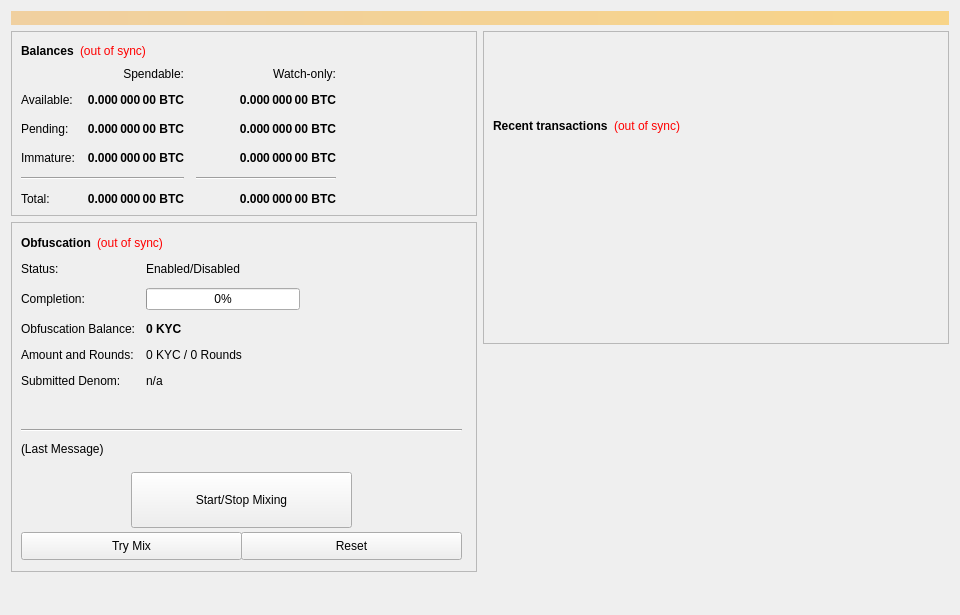
<?xml version="1.0" encoding="UTF-8"?>
<ui version="4.0">
 <class>OverviewPage</class>
 <widget class="QWidget" name="OverviewPage">
  <property name="geometry">
   <rect>
    <x>0</x>
    <y>0</y>
    <width>960</width>
    <height>615</height>
   </rect>
  </property>
  <property name="minimumSize">
   <size>
    <width>960</width>
    <height>0</height>
   </size>
  </property>
  <property name="windowTitle">
   <string>Form</string>
  </property>
  <layout class="QVBoxLayout" name="topLayout">
   <item>
    <widget class="QLabel" name="labelAlerts">
     <property name="visible">
      <bool>false</bool>
     </property>
     <property name="styleSheet">
      <string notr="true">background-color: qlineargradient(x1: 0, y1: 0, x2: 1, y2: 0, stop:0 #F0D0A0, stop:1 #F8D488); color:#000000;</string>
     </property>
     <property name="wordWrap">
      <bool>true</bool>
     </property>
     <property name="margin">
      <number>3</number>
     </property>
    </widget>
   </item>
   <item>
    <layout class="QHBoxLayout" name="horizontalLayout" stretch="1,1">
     <item>
      <layout class="QVBoxLayout" name="verticalLayout_2">
       <item>
        <widget class="QFrame" name="frame">
         <property name="frameShape">
          <enum>QFrame::StyledPanel</enum>
         </property>
         <property name="frameShadow">
          <enum>QFrame::Raised</enum>
         </property>
         <layout class="QVBoxLayout" name="verticalLayout_4">
          <item>
           <layout class="QHBoxLayout" name="horizontalLayout_4">
            <item>
             <widget class="QLabel" name="label_5">
              <property name="font">
               <font>
                <weight>75</weight>
                <bold>true</bold>
               </font>
              </property>
              <property name="text">
               <string>Balances</string>
              </property>
             </widget>
            </item>
            <item>
             <widget class="QLabel" name="labelWalletStatus">
              <property name="cursor">
               <cursorShape>WhatsThisCursor</cursorShape>
              </property>
              <property name="toolTip">
               <string>The displayed information may be out of date. Your wallet automatically synchronizes with the krypttocoin network after a connection is established, but this process has not completed yet.</string>
              </property>
              <property name="styleSheet">
               <string notr="true">QLabel { color: red; }</string>
              </property>
              <property name="text">
               <string notr="true">(out of sync)</string>
              </property>
              <property name="alignment">
               <set>Qt::AlignLeading|Qt::AlignLeft|Qt::AlignVCenter</set>
              </property>
             </widget>
            </item>
            <item>
             <spacer name="horizontalSpacer_3">
              <property name="orientation">
               <enum>Qt::Horizontal</enum>
              </property>
              <property name="sizeHint" stdset="0">
               <size>
                <width>40</width>
                <height>20</height>
               </size>
              </property>
             </spacer>
            </item>
           </layout>
          </item>
          <item>
           <layout class="QGridLayout" name="gridLayout">
            <property name="spacing">
             <number>12</number>
            </property>
            <item row="2" column="2">
             <widget class="QLabel" name="labelWatchPending">
              <property name="font">
               <font>
                <weight>75</weight>
                <bold>true</bold>
               </font>
              </property>
              <property name="cursor">
               <cursorShape>IBeamCursor</cursorShape>
              </property>
              <property name="toolTip">
               <string>Unconfirmed transactions to watch-only addresses</string>
              </property>
              <property name="text">
               <string notr="true">0.000 000 00 BTC</string>
              </property>
              <property name="alignment">
               <set>Qt::AlignRight|Qt::AlignTrailing|Qt::AlignVCenter</set>
              </property>
              <property name="textInteractionFlags">
               <set>Qt::LinksAccessibleByMouse|Qt::TextSelectableByKeyboard|Qt::TextSelectableByMouse</set>
              </property>
             </widget>
            </item>
            <item row="2" column="1">
             <widget class="QLabel" name="labelUnconfirmed">
              <property name="font">
               <font>
                <weight>75</weight>
                <bold>true</bold>
               </font>
              </property>
              <property name="cursor">
               <cursorShape>IBeamCursor</cursorShape>
              </property>
              <property name="toolTip">
               <string>Total of transactions that have yet to be confirmed, and do not yet count toward the spendable balance</string>
              </property>
              <property name="text">
               <string notr="true">0.000 000 00 BTC</string>
              </property>
              <property name="alignment">
               <set>Qt::AlignRight|Qt::AlignTrailing|Qt::AlignVCenter</set>
              </property>
              <property name="textInteractionFlags">
               <set>Qt::LinksAccessibleByMouse|Qt::TextSelectableByKeyboard|Qt::TextSelectableByMouse</set>
              </property>
             </widget>
            </item>
            <item row="3" column="2">
             <widget class="QLabel" name="labelWatchImmature">
              <property name="font">
               <font>
                <weight>75</weight>
                <bold>true</bold>
               </font>
              </property>
              <property name="cursor">
               <cursorShape>IBeamCursor</cursorShape>
              </property>
              <property name="toolTip">
               <string>Staked or masternode rewards in watch-only addresses that has not yet matured</string>
              </property>
              <property name="text">
               <string notr="true">0.000 000 00 BTC</string>
              </property>
              <property name="alignment">
               <set>Qt::AlignRight|Qt::AlignTrailing|Qt::AlignVCenter</set>
              </property>
              <property name="textInteractionFlags">
               <set>Qt::LinksAccessibleByMouse|Qt::TextSelectableByKeyboard|Qt::TextSelectableByMouse</set>
              </property>
             </widget>
            </item>
            <item row="4" column="0" colspan="2">
             <widget class="Line" name="lineSpendableBalance">
              <property name="orientation">
               <enum>Qt::Horizontal</enum>
              </property>
             </widget>
            </item>
            <item row="4" column="2">
             <widget class="Line" name="lineWatchBalance">
              <property name="sizePolicy">
               <sizepolicy hsizetype="Preferred" vsizetype="Fixed">
                <horstretch>0</horstretch>
                <verstretch>0</verstretch>
               </sizepolicy>
              </property>
              <property name="minimumSize">
               <size>
                <width>140</width>
                <height>0</height>
               </size>
              </property>
              <property name="orientation">
               <enum>Qt::Horizontal</enum>
              </property>
             </widget>
            </item>
            <item row="5" column="0">
             <widget class="QLabel" name="labelTotalText">
              <property name="text">
               <string>Total:</string>
              </property>
             </widget>
            </item>
            <item row="3" column="1">
             <widget class="QLabel" name="labelImmature">
              <property name="font">
               <font>
                <weight>75</weight>
                <bold>true</bold>
               </font>
              </property>
              <property name="cursor">
               <cursorShape>IBeamCursor</cursorShape>
              </property>
              <property name="toolTip">
               <string>Staked or masternode rewards that has not yet matured</string>
              </property>
              <property name="text">
               <string notr="true">0.000 000 00 BTC</string>
              </property>
              <property name="alignment">
               <set>Qt::AlignRight|Qt::AlignTrailing|Qt::AlignVCenter</set>
              </property>
              <property name="textInteractionFlags">
               <set>Qt::LinksAccessibleByMouse|Qt::TextSelectableByKeyboard|Qt::TextSelectableByMouse</set>
              </property>
             </widget>
            </item>
            <item row="2" column="3">
             <spacer name="horizontalSpacer_2">
              <property name="orientation">
               <enum>Qt::Horizontal</enum>
              </property>
              <property name="sizeHint" stdset="0">
               <size>
                <width>40</width>
                <height>20</height>
               </size>
              </property>
             </spacer>
            </item>
            <item row="3" column="0">
             <widget class="QLabel" name="labelImmatureText">
              <property name="text">
               <string>Immature:</string>
              </property>
             </widget>
            </item>
            <item row="5" column="1">
             <widget class="QLabel" name="labelTotal">
              <property name="font">
               <font>
                <weight>75</weight>
                <bold>true</bold>
               </font>
              </property>
              <property name="cursor">
               <cursorShape>IBeamCursor</cursorShape>
              </property>
              <property name="toolTip">
               <string>Your current total balance</string>
              </property>
              <property name="text">
               <string notr="true">0.000 000 00 BTC</string>
              </property>
              <property name="alignment">
               <set>Qt::AlignRight|Qt::AlignTrailing|Qt::AlignVCenter</set>
              </property>
              <property name="textInteractionFlags">
               <set>Qt::LinksAccessibleByMouse|Qt::TextSelectableByKeyboard|Qt::TextSelectableByMouse</set>
              </property>
             </widget>
            </item>
            <item row="5" column="2">
             <widget class="QLabel" name="labelWatchTotal">
              <property name="font">
               <font>
                <weight>75</weight>
                <bold>true</bold>
               </font>
              </property>
              <property name="cursor">
               <cursorShape>IBeamCursor</cursorShape>
              </property>
              <property name="toolTip">
               <string>Current total balance in watch-only addresses</string>
              </property>
              <property name="text">
               <string notr="true">0.000 000 00 BTC</string>
              </property>
              <property name="alignment">
               <set>Qt::AlignRight|Qt::AlignTrailing|Qt::AlignVCenter</set>
              </property>
              <property name="textInteractionFlags">
               <set>Qt::LinksAccessibleByMouse|Qt::TextSelectableByKeyboard|Qt::TextSelectableByMouse</set>
              </property>
             </widget>
            </item>
            <item row="0" column="2">
             <widget class="QLabel" name="labelWatchonly">
              <property name="text">
               <string>Watch-only:</string>
              </property>
              <property name="alignment">
               <set>Qt::AlignRight|Qt::AlignTrailing|Qt::AlignVCenter</set>
              </property>
             </widget>
            </item>
            <item row="1" column="0">
             <widget class="QLabel" name="labelBalanceText">
              <property name="text">
               <string>Available:</string>
              </property>
             </widget>
            </item>
            <item row="1" column="1">
             <widget class="QLabel" name="labelBalance">
              <property name="font">
               <font>
                <weight>75</weight>
                <bold>true</bold>
               </font>
              </property>
              <property name="cursor">
               <cursorShape>IBeamCursor</cursorShape>
              </property>
              <property name="toolTip">
               <string>Your current spendable balance</string>
              </property>
              <property name="text">
               <string notr="true">0.000 000 00 BTC</string>
              </property>
              <property name="alignment">
               <set>Qt::AlignRight|Qt::AlignTrailing|Qt::AlignVCenter</set>
              </property>
              <property name="textInteractionFlags">
               <set>Qt::LinksAccessibleByMouse|Qt::TextSelectableByKeyboard|Qt::TextSelectableByMouse</set>
              </property>
             </widget>
            </item>
            <item row="1" column="2">
             <widget class="QLabel" name="labelWatchAvailable">
              <property name="font">
               <font>
                <weight>75</weight>
                <bold>true</bold>
               </font>
              </property>
              <property name="cursor">
               <cursorShape>IBeamCursor</cursorShape>
              </property>
              <property name="toolTip">
               <string>Your current balance in watch-only addresses</string>
              </property>
              <property name="text">
               <string notr="true">0.000 000 00 BTC</string>
              </property>
              <property name="alignment">
               <set>Qt::AlignRight|Qt::AlignTrailing|Qt::AlignVCenter</set>
              </property>
              <property name="textInteractionFlags">
               <set>Qt::LinksAccessibleByMouse|Qt::TextSelectableByKeyboard|Qt::TextSelectableByMouse</set>
              </property>
             </widget>
            </item>
            <item row="2" column="0">
             <widget class="QLabel" name="labelPendingText">
              <property name="text">
               <string>Pending:</string>
              </property>
             </widget>
            </item>
            <item row="0" column="1">
             <widget class="QLabel" name="labelSpendable">
              <property name="text">
               <string>Spendable:</string>
              </property>
              <property name="alignment">
               <set>Qt::AlignRight|Qt::AlignTrailing|Qt::AlignVCenter</set>
              </property>
             </widget>
            </item>
           </layout>
          </item>
         </layout>
        </widget>
       </item>
       <item>
        <widget class="QFrame" name="frameObfuscation">
         <property name="minimumSize">
          <size>
           <width>0</width>
           <height>350</height>
          </size>
         </property>
         <property name="layoutDirection">
          <enum>Qt::LeftToRight</enum>
         </property>
         <property name="frameShape">
          <enum>QFrame::StyledPanel</enum>
         </property>
         <property name="frameShadow">
          <enum>QFrame::Raised</enum>
         </property>
         <widget class="QWidget" name="formLayoutWidget">
          <property name="geometry">
           <rect>
            <x>10</x>
            <y>40</y>
            <width>451</width>
            <height>161</height>
           </rect>
          </property>
          <layout class="QFormLayout" name="formLayout">
           <property name="fieldGrowthPolicy">
            <enum>QFormLayout::AllNonFixedFieldsGrow</enum>
           </property>
           <property name="horizontalSpacing">
            <number>11</number>
           </property>
           <property name="verticalSpacing">
            <number>12</number>
           </property>
           <item row="0" column="0">
            <widget class="QLabel" name="label_6">
             <property name="text">
              <string>Status:</string>
             </property>
            </widget>
           </item>
           <item row="1" column="0">
            <widget class="QLabel" name="label_7">
             <property name="text">
              <string>Completion:</string>
             </property>
            </widget>
           </item>
           <item row="1" column="1">
            <widget class="QProgressBar" name="obfuscationProgress">
             <property name="maximumSize">
              <size>
               <width>154</width>
               <height>16777215</height>
              </size>
             </property>
             <property name="value">
              <number>0</number>
             </property>
            </widget>
           </item>
           <item row="2" column="0">
            <widget class="QLabel" name="labelAnonymizedText">
             <property name="text">
              <string>Obfuscation Balance:</string>
             </property>
            </widget>
           </item>
           <item row="2" column="1">
            <widget class="QLabel" name="labelAnonymized">
             <property name="font">
              <font>
               <weight>75</weight>
               <bold>true</bold>
              </font>
             </property>
             <property name="text">
              <string notr="true">0 KYC</string>
             </property>
            </widget>
           </item>
           <item row="3" column="0">
            <widget class="QLabel" name="label_8">
             <property name="text">
              <string>Amount and Rounds:</string>
             </property>
            </widget>
           </item>
           <item row="3" column="1">
            <widget class="QLabel" name="labelAmountRounds">
             <property name="text">
              <string>0 KYC / 0 Rounds</string>
             </property>
            </widget>
           </item>
           <item row="4" column="0">
            <widget class="QLabel" name="label_9">
             <property name="text">
              <string>Submitted Denom:</string>
             </property>
            </widget>
           </item>
           <item row="4" column="1">
            <widget class="QLabel" name="labelSubmittedDenom">
             <property name="toolTip">
              <string>The denominations you submitted to the Masternode.&lt;br&gt;To mix, other users must submit the exact same denominations.</string>
             </property>
             <property name="text">
              <string>n/a</string>
             </property>
            </widget>
           </item>
           <item row="0" column="1">
            <widget class="QLabel" name="obfuscationEnabled">
             <property name="text">
              <string>Enabled/Disabled</string>
             </property>
            </widget>
           </item>
          </layout>
         </widget>
         <widget class="QPushButton" name="runAutoDenom">
          <property name="geometry">
           <rect>
            <x>251</x>
            <y>17</y>
            <width>1</width>
            <height>1</height>
           </rect>
          </property>
          <property name="palette">
           <palette>
            <active>
             <colorrole role="WindowText">
              <brush brushstyle="SolidPattern">
               <color alpha="255">
                <red>0</red>
                <green>0</green>
                <blue>0</blue>
               </color>
              </brush>
             </colorrole>
             <colorrole role="Button">
              <brush brushstyle="SolidPattern">
               <color alpha="255">
                <red>239</red>
                <green>238</green>
                <blue>238</blue>
               </color>
              </brush>
             </colorrole>
             <colorrole role="Light">
              <brush brushstyle="SolidPattern">
               <color alpha="255">
                <red>255</red>
                <green>255</green>
                <blue>255</blue>
               </color>
              </brush>
             </colorrole>
             <colorrole role="Midlight">
              <brush brushstyle="SolidPattern">
               <color alpha="255">
                <red>247</red>
                <green>246</green>
                <blue>246</blue>
               </color>
              </brush>
             </colorrole>
             <colorrole role="Dark">
              <brush brushstyle="SolidPattern">
               <color alpha="255">
                <red>119</red>
                <green>119</green>
                <blue>119</blue>
               </color>
              </brush>
             </colorrole>
             <colorrole role="Mid">
              <brush brushstyle="SolidPattern">
               <color alpha="255">
                <red>159</red>
                <green>159</green>
                <blue>159</blue>
               </color>
              </brush>
             </colorrole>
             <colorrole role="Text">
              <brush brushstyle="SolidPattern">
               <color alpha="255">
                <red>0</red>
                <green>0</green>
                <blue>0</blue>
               </color>
              </brush>
             </colorrole>
             <colorrole role="BrightText">
              <brush brushstyle="SolidPattern">
               <color alpha="255">
                <red>255</red>
                <green>255</green>
                <blue>255</blue>
               </color>
              </brush>
             </colorrole>
             <colorrole role="ButtonText">
              <brush brushstyle="SolidPattern">
               <color alpha="255">
                <red>0</red>
                <green>0</green>
                <blue>0</blue>
               </color>
              </brush>
             </colorrole>
             <colorrole role="Base">
              <brush brushstyle="SolidPattern">
               <color alpha="255">
                <red>255</red>
                <green>255</green>
                <blue>255</blue>
               </color>
              </brush>
             </colorrole>
             <colorrole role="Window">
              <brush brushstyle="SolidPattern">
               <color alpha="255">
                <red>239</red>
                <green>238</green>
                <blue>238</blue>
               </color>
              </brush>
             </colorrole>
             <colorrole role="Shadow">
              <brush brushstyle="SolidPattern">
               <color alpha="255">
                <red>0</red>
                <green>0</green>
                <blue>0</blue>
               </color>
              </brush>
             </colorrole>
             <colorrole role="AlternateBase">
              <brush brushstyle="SolidPattern">
               <color alpha="255">
                <red>247</red>
                <green>246</green>
                <blue>246</blue>
               </color>
              </brush>
             </colorrole>
             <colorrole role="ToolTipBase">
              <brush brushstyle="SolidPattern">
               <color alpha="255">
                <red>255</red>
                <green>255</green>
                <blue>220</blue>
               </color>
              </brush>
             </colorrole>
             <colorrole role="ToolTipText">
              <brush brushstyle="SolidPattern">
               <color alpha="255">
                <red>0</red>
                <green>0</green>
                <blue>0</blue>
               </color>
              </brush>
             </colorrole>
            </active>
            <inactive>
             <colorrole role="WindowText">
              <brush brushstyle="SolidPattern">
               <color alpha="255">
                <red>0</red>
                <green>0</green>
                <blue>0</blue>
               </color>
              </brush>
             </colorrole>
             <colorrole role="Button">
              <brush brushstyle="SolidPattern">
               <color alpha="255">
                <red>239</red>
                <green>238</green>
                <blue>238</blue>
               </color>
              </brush>
             </colorrole>
             <colorrole role="Light">
              <brush brushstyle="SolidPattern">
               <color alpha="255">
                <red>255</red>
                <green>255</green>
                <blue>255</blue>
               </color>
              </brush>
             </colorrole>
             <colorrole role="Midlight">
              <brush brushstyle="SolidPattern">
               <color alpha="255">
                <red>247</red>
                <green>246</green>
                <blue>246</blue>
               </color>
              </brush>
             </colorrole>
             <colorrole role="Dark">
              <brush brushstyle="SolidPattern">
               <color alpha="255">
                <red>119</red>
                <green>119</green>
                <blue>119</blue>
               </color>
              </brush>
             </colorrole>
             <colorrole role="Mid">
              <brush brushstyle="SolidPattern">
               <color alpha="255">
                <red>159</red>
                <green>159</green>
                <blue>159</blue>
               </color>
              </brush>
             </colorrole>
             <colorrole role="Text">
              <brush brushstyle="SolidPattern">
               <color alpha="255">
                <red>0</red>
                <green>0</green>
                <blue>0</blue>
               </color>
              </brush>
             </colorrole>
             <colorrole role="BrightText">
              <brush brushstyle="SolidPattern">
               <color alpha="255">
                <red>255</red>
                <green>255</green>
                <blue>255</blue>
               </color>
              </brush>
             </colorrole>
             <colorrole role="ButtonText">
              <brush brushstyle="SolidPattern">
               <color alpha="255">
                <red>0</red>
                <green>0</green>
                <blue>0</blue>
               </color>
              </brush>
             </colorrole>
             <colorrole role="Base">
              <brush brushstyle="SolidPattern">
               <color alpha="255">
                <red>255</red>
                <green>255</green>
                <blue>255</blue>
               </color>
              </brush>
             </colorrole>
             <colorrole role="Window">
              <brush brushstyle="SolidPattern">
               <color alpha="255">
                <red>239</red>
                <green>238</green>
                <blue>238</blue>
               </color>
              </brush>
             </colorrole>
             <colorrole role="Shadow">
              <brush brushstyle="SolidPattern">
               <color alpha="255">
                <red>0</red>
                <green>0</green>
                <blue>0</blue>
               </color>
              </brush>
             </colorrole>
             <colorrole role="AlternateBase">
              <brush brushstyle="SolidPattern">
               <color alpha="255">
                <red>247</red>
                <green>246</green>
                <blue>246</blue>
               </color>
              </brush>
             </colorrole>
             <colorrole role="ToolTipBase">
              <brush brushstyle="SolidPattern">
               <color alpha="255">
                <red>255</red>
                <green>255</green>
                <blue>220</blue>
               </color>
              </brush>
             </colorrole>
             <colorrole role="ToolTipText">
              <brush brushstyle="SolidPattern">
               <color alpha="255">
                <red>0</red>
                <green>0</green>
                <blue>0</blue>
               </color>
              </brush>
             </colorrole>
            </inactive>
            <disabled>
             <colorrole role="WindowText">
              <brush brushstyle="SolidPattern">
               <color alpha="255">
                <red>119</red>
                <green>119</green>
                <blue>119</blue>
               </color>
              </brush>
             </colorrole>
             <colorrole role="Button">
              <brush brushstyle="SolidPattern">
               <color alpha="255">
                <red>239</red>
                <green>238</green>
                <blue>238</blue>
               </color>
              </brush>
             </colorrole>
             <colorrole role="Light">
              <brush brushstyle="SolidPattern">
               <color alpha="255">
                <red>255</red>
                <green>255</green>
                <blue>255</blue>
               </color>
              </brush>
             </colorrole>
             <colorrole role="Midlight">
              <brush brushstyle="SolidPattern">
               <color alpha="255">
                <red>247</red>
                <green>246</green>
                <blue>246</blue>
               </color>
              </brush>
             </colorrole>
             <colorrole role="Dark">
              <brush brushstyle="SolidPattern">
               <color alpha="255">
                <red>119</red>
                <green>119</green>
                <blue>119</blue>
               </color>
              </brush>
             </colorrole>
             <colorrole role="Mid">
              <brush brushstyle="SolidPattern">
               <color alpha="255">
                <red>159</red>
                <green>159</green>
                <blue>159</blue>
               </color>
              </brush>
             </colorrole>
             <colorrole role="Text">
              <brush brushstyle="SolidPattern">
               <color alpha="255">
                <red>119</red>
                <green>119</green>
                <blue>119</blue>
               </color>
              </brush>
             </colorrole>
             <colorrole role="BrightText">
              <brush brushstyle="SolidPattern">
               <color alpha="255">
                <red>255</red>
                <green>255</green>
                <blue>255</blue>
               </color>
              </brush>
             </colorrole>
             <colorrole role="ButtonText">
              <brush brushstyle="SolidPattern">
               <color alpha="255">
                <red>119</red>
                <green>119</green>
                <blue>119</blue>
               </color>
              </brush>
             </colorrole>
             <colorrole role="Base">
              <brush brushstyle="SolidPattern">
               <color alpha="255">
                <red>239</red>
                <green>238</green>
                <blue>238</blue>
               </color>
              </brush>
             </colorrole>
             <colorrole role="Window">
              <brush brushstyle="SolidPattern">
               <color alpha="255">
                <red>239</red>
                <green>238</green>
                <blue>238</blue>
               </color>
              </brush>
             </colorrole>
             <colorrole role="Shadow">
              <brush brushstyle="SolidPattern">
               <color alpha="255">
                <red>0</red>
                <green>0</green>
                <blue>0</blue>
               </color>
              </brush>
             </colorrole>
             <colorrole role="AlternateBase">
              <brush brushstyle="SolidPattern">
               <color alpha="255">
                <red>239</red>
                <green>238</green>
                <blue>238</blue>
               </color>
              </brush>
             </colorrole>
             <colorrole role="ToolTipBase">
              <brush brushstyle="SolidPattern">
               <color alpha="255">
                <red>255</red>
                <green>255</green>
                <blue>220</blue>
               </color>
              </brush>
             </colorrole>
             <colorrole role="ToolTipText">
              <brush brushstyle="SolidPattern">
               <color alpha="255">
                <red>0</red>
                <green>0</green>
                <blue>0</blue>
               </color>
              </brush>
             </colorrole>
            </disabled>
           </palette>
          </property>
          <property name="focusPolicy">
           <enum>Qt::NoFocus</enum>
          </property>
          <property name="autoFillBackground">
           <bool>true</bool>
          </property>
          <property name="text">
           <string/>
          </property>
          <property name="flat">
           <bool>true</bool>
          </property>
         </widget>
         <widget class="QPushButton" name="toggleObfuscation">
          <property name="geometry">
           <rect>
            <x>120</x>
            <y>250</y>
            <width>221</width>
            <height>56</height>
           </rect>
          </property>
          <property name="sizePolicy">
           <sizepolicy hsizetype="MinimumExpanding" vsizetype="Fixed">
            <horstretch>0</horstretch>
            <verstretch>0</verstretch>
           </sizepolicy>
          </property>
          <property name="text">
           <string>Start/Stop Mixing</string>
          </property>
          <property name="icon">
           <iconset resource="../krypttocoin.qrc">
            <normaloff>:/icons/obfuscation</normaloff>:/icons/obfuscation</iconset>
          </property>
         </widget>
         <widget class="Line" name="lineLastMessage">
          <property name="geometry">
           <rect>
            <x>10</x>
            <y>200</y>
            <width>441</width>
            <height>16</height>
           </rect>
          </property>
          <property name="orientation">
           <enum>Qt::Horizontal</enum>
          </property>
         </widget>
         <widget class="QLabel" name="obfuscationStatus">
          <property name="geometry">
           <rect>
            <x>10</x>
            <y>220</y>
            <width>451</width>
            <height>61</height>
           </rect>
          </property>
          <property name="minimumSize">
           <size>
            <width>288</width>
            <height>43</height>
           </size>
          </property>
          <property name="text">
           <string>(Last Message)</string>
          </property>
          <property name="alignment">
           <set>Qt::AlignLeading|Qt::AlignLeft|Qt::AlignTop</set>
          </property>
          <property name="wordWrap">
           <bool>true</bool>
          </property>
         </widget>
         <widget class="QPushButton" name="obfuscationAuto">
          <property name="geometry">
           <rect>
            <x>10</x>
            <y>310</y>
            <width>221</width>
            <height>28</height>
           </rect>
          </property>
          <property name="sizePolicy">
           <sizepolicy hsizetype="MinimumExpanding" vsizetype="Fixed">
            <horstretch>0</horstretch>
            <verstretch>0</verstretch>
           </sizepolicy>
          </property>
          <property name="toolTip">
           <string>Try to manually submit a Obfuscation request.</string>
          </property>
          <property name="text">
           <string>Try Mix</string>
          </property>
         </widget>
         <widget class="QPushButton" name="obfuscationReset">
          <property name="geometry">
           <rect>
            <x>230</x>
            <y>310</y>
            <width>221</width>
            <height>28</height>
           </rect>
          </property>
          <property name="sizePolicy">
           <sizepolicy hsizetype="MinimumExpanding" vsizetype="Fixed">
            <horstretch>0</horstretch>
            <verstretch>0</verstretch>
           </sizepolicy>
          </property>
          <property name="toolTip">
           <string>Reset the current status of Obfuscation (can interrupt Obfuscation if it's in the process of Mixing, which can cost you money!)</string>
          </property>
          <property name="autoFillBackground">
           <bool>false</bool>
          </property>
          <property name="text">
           <string>Reset</string>
          </property>
         </widget>
         <widget class="QWidget" name="layoutWidget">
          <property name="geometry">
           <rect>
            <x>10</x>
            <y>10</y>
            <width>431</width>
            <height>22</height>
           </rect>
          </property>
          <layout class="QHBoxLayout" name="horizontalLayout_5">
           <item>
            <widget class="QLabel" name="label_2">
             <property name="font">
              <font>
               <weight>75</weight>
               <bold>true</bold>
              </font>
             </property>
             <property name="text">
              <string>Obfuscation</string>
             </property>
            </widget>
           </item>
           <item>
            <widget class="QLabel" name="labelObfuscationSyncStatus">
             <property name="toolTip">
              <string>The displayed information may be out of date. Your wallet automatically synchronizes with the krypttocoin network after a connection is established, but this process has not completed yet.</string>
             </property>
             <property name="styleSheet">
              <string notr="true">QLabel { color: red; }</string>
             </property>
             <property name="text">
              <string notr="true">(out of sync)</string>
             </property>
             <property name="alignment">
              <set>Qt::AlignLeading|Qt::AlignLeft|Qt::AlignVCenter</set>
             </property>
            </widget>
           </item>
           <item>
            <spacer name="horizontalSpacer_4">
             <property name="orientation">
              <enum>Qt::Horizontal</enum>
             </property>
             <property name="sizeHint" stdset="0">
              <size>
               <width>40</width>
               <height>20</height>
              </size>
             </property>
            </spacer>
           </item>
          </layout>
         </widget>
        </widget>
       </item>
       <item>
        <spacer name="verticalSpacer">
         <property name="orientation">
          <enum>Qt::Vertical</enum>
         </property>
         <property name="sizeHint" stdset="0">
          <size>
           <width>20</width>
           <height>40</height>
          </size>
         </property>
        </spacer>
       </item>
      </layout>
     </item>
     <item>
      <layout class="QVBoxLayout" name="verticalLayout_3">
       <item>
        <widget class="QFrame" name="frame_2">
         <property name="frameShape">
          <enum>QFrame::StyledPanel</enum>
         </property>
         <property name="frameShadow">
          <enum>QFrame::Raised</enum>
         </property>
         <layout class="QVBoxLayout" name="verticalLayout">
          <item>
           <spacer name="verticalSpacer_3">
            <property name="orientation">
             <enum>Qt::Vertical</enum>
            </property>
            <property name="sizeType">
             <enum>QSizePolicy::Fixed</enum>
            </property>
            <property name="sizeHint" stdset="0">
             <size>
              <width>20</width>
              <height>75</height>
             </size>
            </property>
           </spacer>
          </item>
          <item>
           <layout class="QHBoxLayout" name="horizontalLayout_2">
            <item>
             <widget class="QLabel" name="label_4">
              <property name="font">
               <font>
                <weight>75</weight>
                <bold>true</bold>
               </font>
              </property>
              <property name="text">
               <string>Recent transactions</string>
              </property>
             </widget>
            </item>
            <item>
             <widget class="QLabel" name="labelTransactionsStatus">
              <property name="cursor">
               <cursorShape>WhatsThisCursor</cursorShape>
              </property>
              <property name="toolTip">
               <string>The displayed information may be out of date. Your wallet automatically synchronizes with the krypttocoin network after a connection is established, but this process has not completed yet.</string>
              </property>
              <property name="styleSheet">
               <string notr="true">QLabel { color: red; }</string>
              </property>
              <property name="text">
               <string notr="true">(out of sync)</string>
              </property>
              <property name="alignment">
               <set>Qt::AlignRight|Qt::AlignTrailing|Qt::AlignVCenter</set>
              </property>
             </widget>
            </item>
            <item>
             <spacer name="horizontalSpacer">
              <property name="orientation">
               <enum>Qt::Horizontal</enum>
              </property>
              <property name="sizeHint" stdset="0">
               <size>
                <width>40</width>
                <height>20</height>
               </size>
              </property>
             </spacer>
            </item>
           </layout>
          </item>
          <item>
           <widget class="QListView" name="listTransactions">
            <property name="styleSheet">
             <string notr="true">QListView { background: transparent; }</string>
            </property>
            <property name="frameShape">
             <enum>QFrame::NoFrame</enum>
            </property>
            <property name="verticalScrollBarPolicy">
             <enum>Qt::ScrollBarAlwaysOff</enum>
            </property>
            <property name="horizontalScrollBarPolicy">
             <enum>Qt::ScrollBarAlwaysOff</enum>
            </property>
            <property name="selectionMode">
             <enum>QAbstractItemView::NoSelection</enum>
            </property>
           </widget>
          </item>
         </layout>
        </widget>
       </item>
       <item>
        <spacer name="verticalSpacer_2">
         <property name="orientation">
          <enum>Qt::Vertical</enum>
         </property>
         <property name="sizeType">
          <enum>QSizePolicy::Expanding</enum>
         </property>
         <property name="sizeHint" stdset="0">
          <size>
           <width>20</width>
           <height>40</height>
          </size>
         </property>
        </spacer>
       </item>
      </layout>
     </item>
    </layout>
   </item>
  </layout>
 </widget>
 <resources/>
 <connections/>
</ui>
